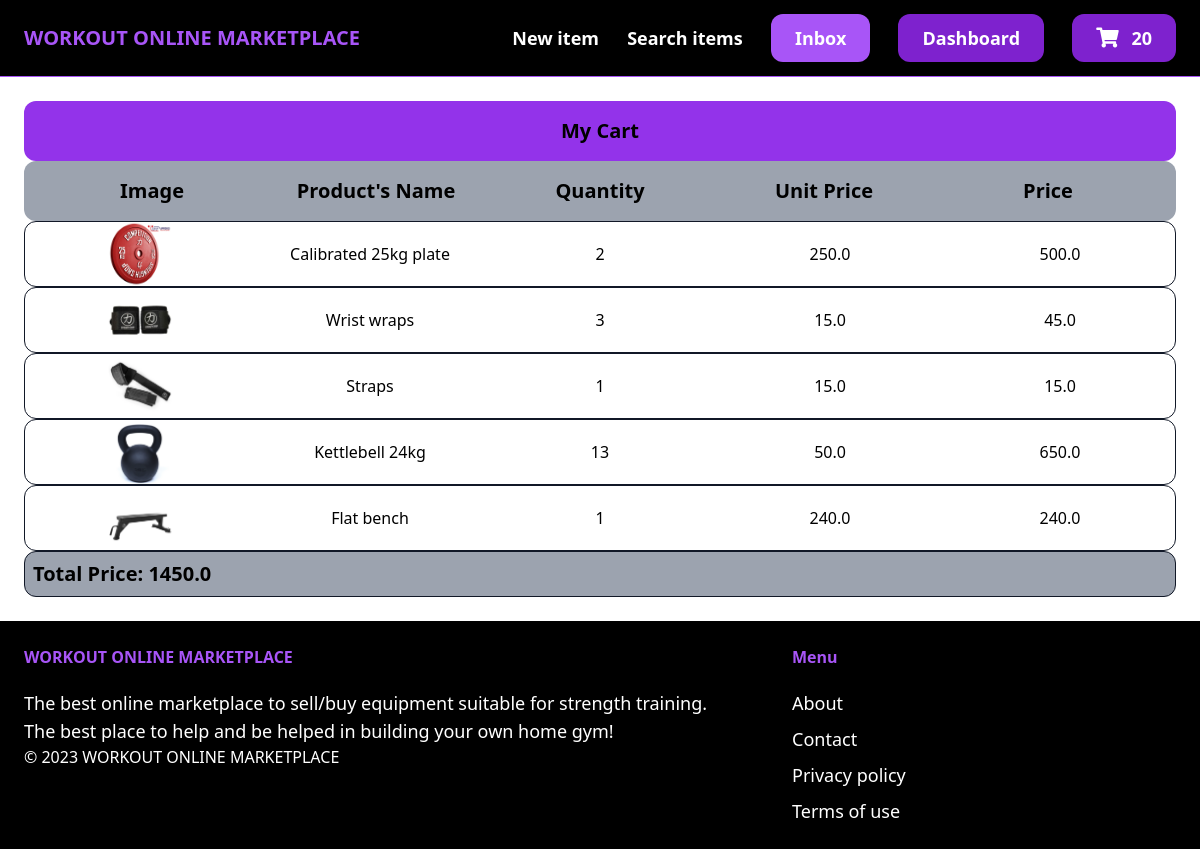
The app's page /cart/ (signed in), older data.
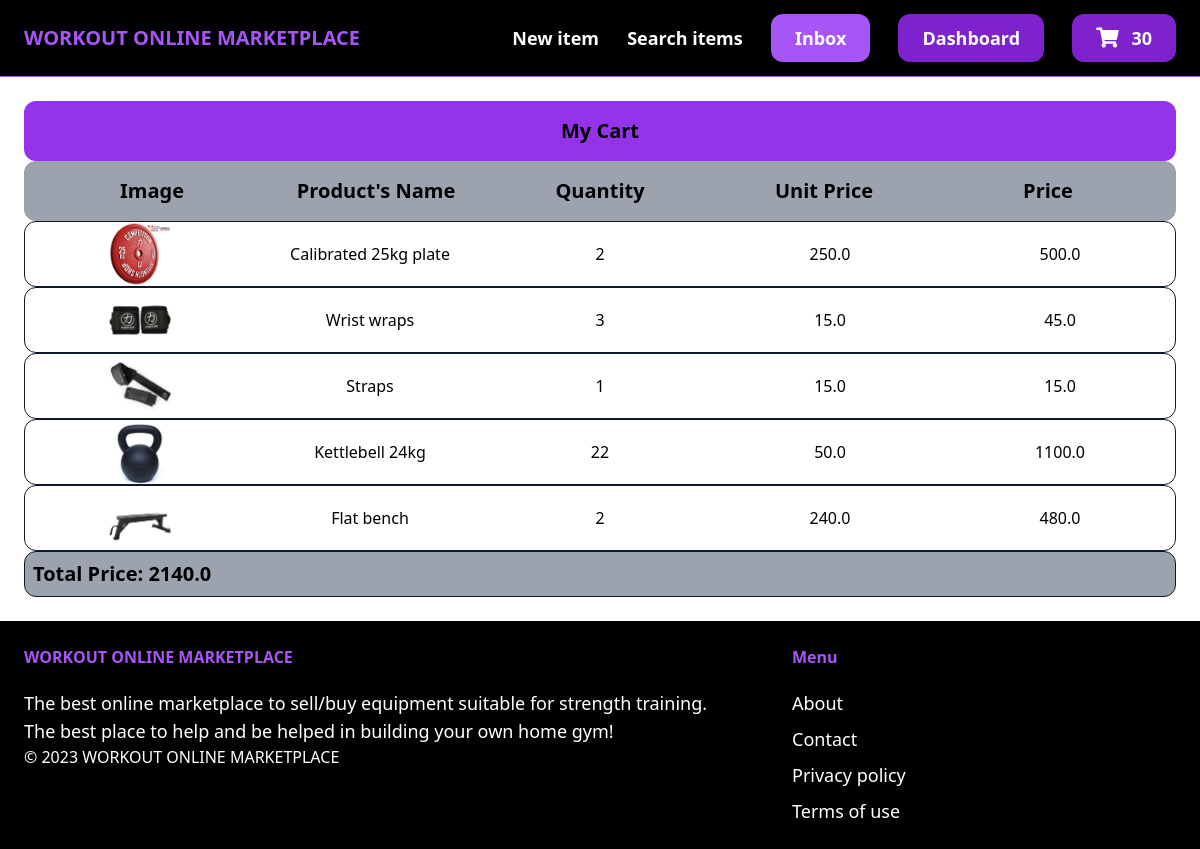
The same page, newer data.
### core/models.py (models this page shows, shortened)
class Cart(models.Model):
    id = models.UUIDField(primary_key=True, default=uuid.uuid4)
    user = models.ForeignKey(User, on_delete=models.CASCADE)
    completed = models.BooleanField(default=False)
    @property
    def totalPrice(self):
        cartItems = self.cartItems.all()
        total = sum([item.item.price * item.quantity for item in cartItems])
        return total
    @property
    def numOfItems(self):
        cartItems = self.cartItems.all()
        quantity = sum([item.quantity for item in cartItems])
        return quantity

class CartItem(models.Model):
    item = models.ForeignKey(Item, on_delete=models.CASCADE, related_name='itemsCart')
    cart = models.ForeignKey(Cart, on_delete=models.CASCADE, related_name='cartItems')
    quantity = models.IntegerField(default=0)

### item/models.py (models this page shows, shortened)
class Item(models.Model):
    name = models.CharField(max_length=255)
    category = models.ForeignKey(Category, related_name='items', on_delete=models.CASCADE)
    description = models.TextField(blank=True, null=True)
    price = models.FloatField()
    image = models.ImageField(upload_to='item_images', blank=True, null=True)
    isSold = models.BooleanField(default=False)
    createdAt = models.DateTimeField(auto_now_add=True)
    createdBy = models.ForeignKey(User, related_name='items', on_delete=models.CASCADE)

### core/views.py (the view)
# urls.py: path('cart/', views.cart, name='cart'),
def cart(request):
    cart = None
    cartItems = []
    if request.user.is_authenticated:
        cart, created = Cart.objects.get_or_create(user=request.user, completed=False)
        cartItems = cart.cartItems.all()
        for cartItem in cartItems:
            cartItem.total_price = cartItem.quantity * cartItem.item.price
    context = {'cart': cart, 'cartItems': cartItems}
    return render(request, 'core/cart.html', context)

### core/templates/core/cart.html (shortened to what this page needs)
{% extends 'core/base.html' %}
{% block content %}
<div class="shoppingCart">
    <h2 class="font-bold bg-purple-600 text-center rounded-xl text-xl p-4">My Cart</h2>
    <div class="grid grid-cols-5 text-center font-bold bg-gray-400 rounded-xl text-xl p-4">
        <div><h4>Image</h4></div>
        <div><h4>Product's Name</h4></div>
        <div><h4>Quantity</h4></div>
        <div><h4>Unit Price</h4></div>
        <div><h4>Price</h4></div>
    </div>
    {% for cartItem in cartItems %}
    <div class="border border-gray-900 rounded-xl">
        <div class="grid grid-cols-5 text-center items-center">
            <div>
                <img src="{{ cartItem.item.image.url }}" alt="{{ cartItem.item.name }}" class="productImage h-16 w-16 mx-auto">
            </div>
            <div>{{ cartItem.item.name }}</div>
            <div>{{ cartItem.quantity }}</div>
            <div>{{ cartItem.item.price }}</div>
            <div>{{ cartItem.total_price }}</div>
        </div>
    </div>
    {% endfor %}
    <div class="font-semibold text-xl border border-gray-900 bg-gray-400 rounded-xl p-2">
        <h1>Total Price: {{ cart.totalPrice }}</h1>
    </div>
</div>
{% endblock %}

### core/templates/core/base.html (shortened to what this page needs)
{% load static %}
<!DOCTYPE html>
<html lang="en">
<html>
    <head>
        <script src="https://cdn.tailwindcss.com"></script>
        <link rel="stylesheet" href="https://cdnjs.cloudflare.com/ajax/libs/font-awesome/5.15.3/css/all.min.css">
    </head>
    <body>
        <nav class="px-6 py-6 flex justify-between items-center border-b border-purple-500 bg-black">
            <a href="/" class="text-xl font-semibold text-purple-500">WORKOUT ONLINE MARKETPLACE</a>
            <div class="space-x-6">
                <a href="{% url 'item:new' %}" class="text-lg text-white font-semibold hover:text-purple-500">New item</a>
                <a href="{% url 'item:items' %}" class="text-lg text-white font-semibold hover:text-purple-500">Search items</a>
                {% if request.user.is_authenticated %}
                    <a href="{% url 'conversation:inbox' %}" class="px-6 py-3 text-lg font-semibold bg-purple-500 text-white rounded-xl hover:bg-purple-700">Inbox</a>
                    <a href="{% url 'dashboard:index' %}" class="px-6 py-3 text-lg font-semibold bg-purple-700 text-white rounded-xl hover:bg-purple-900">Dashboard</a>
                    <a href="{% url 'core:cart' %}" class="px-6 py-3 text-lg font-semibold bg-purple-700 text-white rounded-xl hover:bg-purple-900">
                        <span style="font-size: 20px; color: white; padding-right: 0.5rem;"><i class="fas fa-shopping-cart"></i></span>
                        <span id="numOfItems">{{cart.numOfItems}}</span>
                    </a>
                {% else %}
                    <a href="{% url 'core:signup' %}" class="px-6 py-3 text-lg font-semibold bg-purple-500 text-white rounded-xl hover:bg-purple-700">Sign up</a>
                    <a href="{% url 'core:login' %}" class="px-6 py-3 text-lg font-semibold bg-purple-700 text-white rounded-xl hover:bg-purple-900">Log in</a>
                {% endif %}
            </div>
        </nav>
        <div class="px-6 py-6">
            {% block content %}
            {% endblock %}
        </div>
        <footer class="px-6 py-6 flex justify-between bg-black">
            <div class="w-2/3 pr-10">
                <h3 class="mb-5 font-semibold text-purple-500">WORKOUT ONLINE MARKETPLACE</h3>
                <p class="text-lg text-white">The best online marketplace to sell/buy equipment suitable for strength training.</p>
                <p class="text-lg text-white">The best place to help and be helped in building your own home gym!</p>
                <p class="text-white font-thin">© 2023 WORKOUT ONLINE MARKETPLACE</p>
            </div>
            <div class="w-1/3">
                <h3 class="mb-5 font-semibold text-purple-500">Menu</h3>
                <ul class="space-y-2">
                    <li> <a href="#" class="text-lg text-white hover:text-purple-700">About</a> </li>
                    <li> <a href="{% url 'core:contact' %}" class="text-lg text-white hover:text-purple-700">Contact</a> </li>
                    <li> <a href="#" class="text-lg text-white hover:text-purple-700">Privacy policy</a> </li>
                    <li> <a href="#" class="text-lg text-white hover:text-purple-700">Terms of use</a> </li>
                </ul>
            </div>
        </footer>
    </body>
<html>

Row changes from the older to the newer data that the page shows:
changed through a linked row, Cart: numOfItems "20" → "30"; totalPrice "1450.0" → "2140.0"
changed CartItem "Kettlebell 24kg": quantity "13" → "22"; total_price "650.0" → "1100.0"
changed CartItem "Flat bench": quantity "1" → "2"; total_price "240.0" → "480.0"
